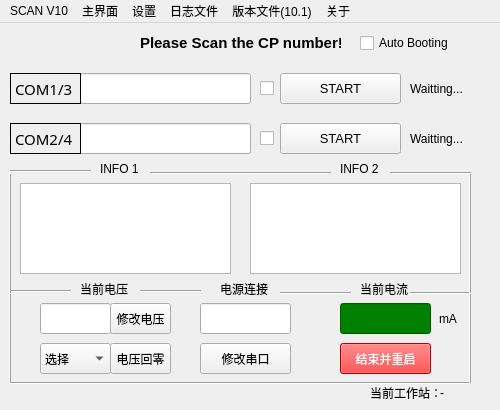
<?xml version="1.0" encoding="UTF-8"?>
<ui version="4.0">
 <class>MainWindow</class>
 <widget class="QMainWindow" name="MainWindow">
  <property name="geometry">
   <rect>
    <x>0</x>
    <y>0</y>
    <width>500</width>
    <height>410</height>
   </rect>
  </property>
  <property name="minimumSize">
   <size>
    <width>500</width>
    <height>410</height>
   </size>
  </property>
  <property name="maximumSize">
   <size>
    <width>500</width>
    <height>410</height>
   </size>
  </property>
  <property name="windowTitle">
   <string>scan_v10</string>
  </property>
  <property name="styleSheet">
   <string notr="true">.QLineEdit:focus{
border: 2px solid;
}

QStatusBar{
background-color:rgb(255,255,255);
}

QPushButton:focus{
border: 2px solid;
}</string>
  </property>
  <widget class="QWidget" name="centralwidget">
   <widget class="QPushButton" name="pushButton_2">
    <property name="geometry">
     <rect>
      <x>280</x>
      <y>100</y>
      <width>121</width>
      <height>31</height>
     </rect>
    </property>
    <property name="font">
     <font>
      <pointsize>10</pointsize>
      <bold>false</bold>
     </font>
    </property>
    <property name="text">
     <string>START</string>
    </property>
   </widget>
   <widget class="QLineEdit" name="com_input1">
    <property name="geometry">
     <rect>
      <x>80</x>
      <y>50</y>
      <width>171</width>
      <height>31</height>
     </rect>
    </property>
    <property name="font">
     <font>
      <family>Siemens Sans Black</family>
      <pointsize>11</pointsize>
     </font>
    </property>
    <property name="styleSheet">
     <string notr="true"/>
    </property>
   </widget>
   <widget class="QLineEdit" name="com_input2">
    <property name="geometry">
     <rect>
      <x>80</x>
      <y>100</y>
      <width>171</width>
      <height>31</height>
     </rect>
    </property>
    <property name="font">
     <font>
      <family>Siemens Sans Black</family>
      <pointsize>11</pointsize>
     </font>
    </property>
   </widget>
   <widget class="QCheckBox" name="checkBox_2">
    <property name="geometry">
     <rect>
      <x>260</x>
      <y>100</y>
      <width>16</width>
      <height>31</height>
     </rect>
    </property>
    <property name="text">
     <string/>
    </property>
   </widget>
   <widget class="QLabel" name="label_3">
    <property name="geometry">
     <rect>
      <x>360</x>
      <y>250</y>
      <width>71</width>
      <height>31</height>
     </rect>
    </property>
    <property name="text">
     <string>当前电流</string>
    </property>
   </widget>
   <widget class="QCheckBox" name="checkBox_1">
    <property name="geometry">
     <rect>
      <x>260</x>
      <y>50</y>
      <width>21</width>
      <height>31</height>
     </rect>
    </property>
    <property name="text">
     <string/>
    </property>
   </widget>
   <widget class="Line" name="line_2">
    <property name="geometry">
     <rect>
      <x>140</x>
      <y>260</y>
      <width>61</width>
      <height>16</height>
     </rect>
    </property>
    <property name="orientation">
     <enum>Qt::Horizontal</enum>
    </property>
   </widget>
   <widget class="Line" name="line">
    <property name="geometry">
     <rect>
      <x>10</x>
      <y>260</y>
      <width>61</width>
      <height>16</height>
     </rect>
    </property>
    <property name="orientation">
     <enum>Qt::Horizontal</enum>
    </property>
   </widget>
   <widget class="QLabel" name="label_4">
    <property name="geometry">
     <rect>
      <x>220</x>
      <y>250</y>
      <width>51</width>
      <height>31</height>
     </rect>
    </property>
    <property name="text">
     <string>电源连接</string>
    </property>
   </widget>
   <widget class="QPushButton" name="pushButton_4">
    <property name="geometry">
     <rect>
      <x>200</x>
      <y>320</y>
      <width>91</width>
      <height>31</height>
     </rect>
    </property>
    <property name="text">
     <string>修改串口</string>
    </property>
   </widget>
   <widget class="Line" name="line_3">
    <property name="geometry">
     <rect>
      <x>280</x>
      <y>260</y>
      <width>71</width>
      <height>20</height>
     </rect>
    </property>
    <property name="orientation">
     <enum>Qt::Horizontal</enum>
    </property>
   </widget>
   <widget class="QLineEdit" name="voltage_edit">
    <property name="geometry">
     <rect>
      <x>40</x>
      <y>280</y>
      <width>71</width>
      <height>31</height>
     </rect>
    </property>
    <property name="font">
     <font>
      <family>Siemens Sans</family>
      <pointsize>11</pointsize>
     </font>
    </property>
    <property name="alignment">
     <set>Qt::AlignCenter</set>
    </property>
   </widget>
   <widget class="QLabel" name="label">
    <property name="geometry">
     <rect>
      <x>140</x>
      <y>10</y>
      <width>201</width>
      <height>20</height>
     </rect>
    </property>
    <property name="font">
     <font>
      <pointsize>11</pointsize>
      <bold>true</bold>
     </font>
    </property>
    <property name="text">
     <string>Please Scan the CP number!</string>
    </property>
   </widget>
   <widget class="QPushButton" name="pushButton_1">
    <property name="geometry">
     <rect>
      <x>280</x>
      <y>50</y>
      <width>121</width>
      <height>31</height>
     </rect>
    </property>
    <property name="font">
     <font>
      <pointsize>10</pointsize>
      <bold>false</bold>
     </font>
    </property>
    <property name="text">
     <string>START</string>
    </property>
   </widget>
   <widget class="QLabel" name="label_2">
    <property name="geometry">
     <rect>
      <x>80</x>
      <y>250</y>
      <width>51</width>
      <height>31</height>
     </rect>
    </property>
    <property name="text">
     <string>当前电压</string>
    </property>
   </widget>
   <widget class="QPushButton" name="pushButton_3">
    <property name="geometry">
     <rect>
      <x>110</x>
      <y>280</y>
      <width>61</width>
      <height>31</height>
     </rect>
    </property>
    <property name="text">
     <string>修改电压</string>
    </property>
   </widget>
   <widget class="QLineEdit" name="com_edit">
    <property name="geometry">
     <rect>
      <x>200</x>
      <y>280</y>
      <width>91</width>
      <height>31</height>
     </rect>
    </property>
    <property name="font">
     <font>
      <family>Siemens Sans</family>
      <pointsize>11</pointsize>
     </font>
    </property>
    <property name="alignment">
     <set>Qt::AlignCenter</set>
    </property>
   </widget>
   <widget class="Line" name="line_4">
    <property name="geometry">
     <rect>
      <x>410</x>
      <y>260</y>
      <width>61</width>
      <height>20</height>
     </rect>
    </property>
    <property name="orientation">
     <enum>Qt::Horizontal</enum>
    </property>
   </widget>
   <widget class="QLineEdit" name="current_monitor">
    <property name="enabled">
     <bool>false</bool>
    </property>
    <property name="geometry">
     <rect>
      <x>340</x>
      <y>280</y>
      <width>91</width>
      <height>31</height>
     </rect>
    </property>
    <property name="font">
     <font>
      <family>Siemens Sans</family>
      <pointsize>11</pointsize>
     </font>
    </property>
    <property name="styleSheet">
     <string notr="true">QLineEdit{
background-color: green;
color: rgb(255,255,255);
}
</string>
    </property>
    <property name="alignment">
     <set>Qt::AlignCenter</set>
    </property>
    <property name="readOnly">
     <bool>false</bool>
    </property>
   </widget>
   <widget class="Line" name="line_5">
    <property name="geometry">
     <rect>
      <x>10</x>
      <y>350</y>
      <width>461</width>
      <height>20</height>
     </rect>
    </property>
    <property name="orientation">
     <enum>Qt::Horizontal</enum>
    </property>
   </widget>
   <widget class="Line" name="line_6">
    <property name="geometry">
     <rect>
      <x>0</x>
      <y>270</y>
      <width>21</width>
      <height>91</height>
     </rect>
    </property>
    <property name="frameShadow">
     <enum>QFrame::Raised</enum>
    </property>
    <property name="midLineWidth">
     <number>0</number>
    </property>
    <property name="orientation">
     <enum>Qt::Vertical</enum>
    </property>
   </widget>
   <widget class="Line" name="line_7">
    <property name="geometry">
     <rect>
      <x>460</x>
      <y>270</y>
      <width>20</width>
      <height>91</height>
     </rect>
    </property>
    <property name="frameShadow">
     <enum>QFrame::Raised</enum>
    </property>
    <property name="orientation">
     <enum>Qt::Vertical</enum>
    </property>
   </widget>
   <widget class="QTextEdit" name="textEdit_1">
    <property name="enabled">
     <bool>true</bool>
    </property>
    <property name="geometry">
     <rect>
      <x>20</x>
      <y>160</y>
      <width>211</width>
      <height>91</height>
     </rect>
    </property>
    <property name="font">
     <font>
      <family>Siemens Sans</family>
      <pointsize>10</pointsize>
     </font>
    </property>
    <property name="undoRedoEnabled">
     <bool>true</bool>
    </property>
   </widget>
   <widget class="QTextEdit" name="textEdit_2">
    <property name="enabled">
     <bool>true</bool>
    </property>
    <property name="geometry">
     <rect>
      <x>250</x>
      <y>160</y>
      <width>211</width>
      <height>91</height>
     </rect>
    </property>
    <property name="font">
     <font>
      <family>Siemens Sans</family>
      <pointsize>10</pointsize>
     </font>
    </property>
   </widget>
   <widget class="Line" name="line_8">
    <property name="geometry">
     <rect>
      <x>0</x>
      <y>150</y>
      <width>21</width>
      <height>121</height>
     </rect>
    </property>
    <property name="frameShadow">
     <enum>QFrame::Raised</enum>
    </property>
    <property name="midLineWidth">
     <number>0</number>
    </property>
    <property name="orientation">
     <enum>Qt::Vertical</enum>
    </property>
   </widget>
   <widget class="Line" name="line_9">
    <property name="geometry">
     <rect>
      <x>460</x>
      <y>150</y>
      <width>20</width>
      <height>121</height>
     </rect>
    </property>
    <property name="frameShadow">
     <enum>QFrame::Raised</enum>
    </property>
    <property name="orientation">
     <enum>Qt::Vertical</enum>
    </property>
   </widget>
   <widget class="Line" name="line_10">
    <property name="geometry">
     <rect>
      <x>10</x>
      <y>140</y>
      <width>81</width>
      <height>16</height>
     </rect>
    </property>
    <property name="orientation">
     <enum>Qt::Horizontal</enum>
    </property>
   </widget>
   <widget class="Line" name="line_11">
    <property name="geometry">
     <rect>
      <x>390</x>
      <y>140</y>
      <width>81</width>
      <height>20</height>
     </rect>
    </property>
    <property name="orientation">
     <enum>Qt::Horizontal</enum>
    </property>
   </widget>
   <widget class="Line" name="line_12">
    <property name="geometry">
     <rect>
      <x>150</x>
      <y>140</y>
      <width>181</width>
      <height>20</height>
     </rect>
    </property>
    <property name="orientation">
     <enum>Qt::Horizontal</enum>
    </property>
   </widget>
   <widget class="QLabel" name="label_5">
    <property name="geometry">
     <rect>
      <x>100</x>
      <y>130</y>
      <width>51</width>
      <height>31</height>
     </rect>
    </property>
    <property name="text">
     <string>INFO 1</string>
    </property>
   </widget>
   <widget class="QLabel" name="label_6">
    <property name="geometry">
     <rect>
      <x>340</x>
      <y>130</y>
      <width>51</width>
      <height>31</height>
     </rect>
    </property>
    <property name="text">
     <string>INFO 2</string>
    </property>
   </widget>
   <widget class="QPushButton" name="pushButton_5">
    <property name="geometry">
     <rect>
      <x>110</x>
      <y>320</y>
      <width>61</width>
      <height>31</height>
     </rect>
    </property>
    <property name="text">
     <string>电压回零</string>
    </property>
   </widget>
   <widget class="QLabel" name="indicator_1">
    <property name="geometry">
     <rect>
      <x>410</x>
      <y>50</y>
      <width>61</width>
      <height>31</height>
     </rect>
    </property>
    <property name="text">
     <string>Waitting...</string>
    </property>
   </widget>
   <widget class="QLabel" name="indicator_2">
    <property name="geometry">
     <rect>
      <x>410</x>
      <y>100</y>
      <width>61</width>
      <height>31</height>
     </rect>
    </property>
    <property name="text">
     <string>Waitting...</string>
    </property>
   </widget>
   <widget class="QPushButton" name="pushButton">
    <property name="geometry">
     <rect>
      <x>340</x>
      <y>320</y>
      <width>91</width>
      <height>31</height>
     </rect>
    </property>
    <property name="styleSheet">
     <string notr="true">QPushButton{
background-color:red;
color:white;
}
</string>
    </property>
    <property name="text">
     <string>结束并重启</string>
    </property>
   </widget>
   <widget class="QCheckBox" name="checkBox">
    <property name="geometry">
     <rect>
      <x>360</x>
      <y>10</y>
      <width>91</width>
      <height>20</height>
     </rect>
    </property>
    <property name="text">
     <string>Auto Booting</string>
    </property>
   </widget>
   <widget class="QLabel" name="label_7">
    <property name="geometry">
     <rect>
      <x>370</x>
      <y>360</y>
      <width>71</width>
      <height>20</height>
     </rect>
    </property>
    <property name="text">
     <string>当前工作站：</string>
    </property>
   </widget>
   <widget class="QLabel" name="label_workstation">
    <property name="geometry">
     <rect>
      <x>440</x>
      <y>360</y>
      <width>41</width>
      <height>20</height>
     </rect>
    </property>
    <property name="text">
     <string>-</string>
    </property>
   </widget>
   <widget class="QComboBox" name="comboBox">
    <property name="geometry">
     <rect>
      <x>40</x>
      <y>320</y>
      <width>71</width>
      <height>31</height>
     </rect>
    </property>
    <item>
     <property name="text">
      <string>选择</string>
     </property>
    </item>
    <item>
     <property name="text">
      <string>110</string>
     </property>
    </item>
    <item>
     <property name="text">
      <string>48</string>
     </property>
    </item>
    <item>
     <property name="text">
      <string>24</string>
     </property>
    </item>
    <item>
     <property name="text">
      <string>0</string>
     </property>
    </item>
   </widget>
   <widget class="QLabel" name="label_8">
    <property name="geometry">
     <rect>
      <x>439</x>
      <y>280</y>
      <width>21</width>
      <height>31</height>
     </rect>
    </property>
    <property name="text">
     <string>mA</string>
    </property>
   </widget>
   <widget class="QLabel" name="label_9">
    <property name="geometry">
     <rect>
      <x>10</x>
      <y>50</y>
      <width>71</width>
      <height>31</height>
     </rect>
    </property>
    <property name="font">
     <font>
      <family>Siemens Sans Black</family>
      <pointsize>11</pointsize>
      <bold>false</bold>
     </font>
    </property>
    <property name="styleSheet">
     <string notr="true">QLabel{
border:0.5px solid rgb(0,0,0);
}</string>
    </property>
    <property name="text">
     <string>COM1/3</string>
    </property>
    <property name="margin">
     <number>0</number>
    </property>
   </widget>
   <widget class="QLabel" name="label_10">
    <property name="geometry">
     <rect>
      <x>10</x>
      <y>100</y>
      <width>71</width>
      <height>31</height>
     </rect>
    </property>
    <property name="font">
     <font>
      <family>Siemens Sans Black</family>
      <pointsize>11</pointsize>
      <bold>false</bold>
     </font>
    </property>
    <property name="styleSheet">
     <string notr="true">QLabel{
border:0.5px solid rgb(0,0,0);
}</string>
    </property>
    <property name="text">
     <string>COM2/4</string>
    </property>
   </widget>
  </widget>
  <widget class="QMenuBar" name="menubar">
   <property name="geometry">
    <rect>
     <x>0</x>
     <y>0</y>
     <width>500</width>
     <height>22</height>
    </rect>
   </property>
   <widget class="QMenu" name="menu">
    <property name="title">
     <string>SCAN V10</string>
    </property>
   </widget>
   <widget class="QMenu" name="menu_2">
    <property name="title">
     <string>主界面</string>
    </property>
    <addaction name="actionopen_1"/>
   </widget>
   <widget class="QMenu" name="menu_5">
    <property name="title">
     <string>日志文件</string>
    </property>
    <addaction name="actionopen_3"/>
   </widget>
   <widget class="QMenu" name="menu_3">
    <property name="title">
     <string>版本文件(10.1)</string>
    </property>
    <addaction name="actionopen_4"/>
   </widget>
   <widget class="QMenu" name="menu_6">
    <property name="title">
     <string>设置</string>
    </property>
    <addaction name="actionopen_2"/>
   </widget>
   <widget class="QMenu" name="menu_8">
    <property name="title">
     <string>关于</string>
    </property>
    <addaction name="actionopen_5"/>
   </widget>
   <addaction name="menu"/>
   <addaction name="menu_2"/>
   <addaction name="menu_6"/>
   <addaction name="menu_5"/>
   <addaction name="menu_3"/>
   <addaction name="menu_8"/>
  </widget>
  <action name="actionopen_1">
   <property name="text">
    <string>open</string>
   </property>
   <property name="shortcut">
    <string>Ctrl+1</string>
   </property>
  </action>
  <action name="actionopen_3">
   <property name="text">
    <string>open</string>
   </property>
   <property name="shortcut">
    <string>Ctrl+3</string>
   </property>
  </action>
  <action name="actionopen_4">
   <property name="text">
    <string>open</string>
   </property>
   <property name="shortcut">
    <string>Ctrl+4</string>
   </property>
  </action>
  <action name="actionopen_2">
   <property name="text">
    <string>open</string>
   </property>
   <property name="shortcut">
    <string>Ctrl+2</string>
   </property>
  </action>
  <action name="actionopen_5">
   <property name="text">
    <string>open</string>
   </property>
   <property name="shortcut">
    <string>Ctrl+5</string>
   </property>
  </action>
 </widget>
 <resources/>
 <connections/>
</ui>
